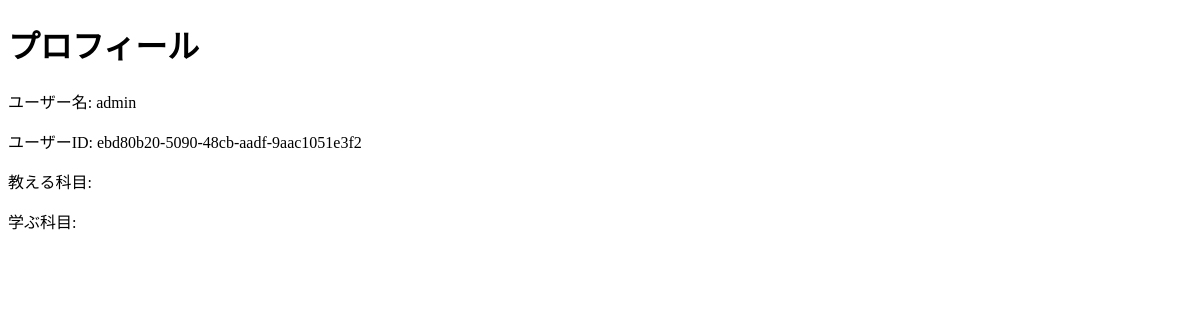
Page /profile/ (signed in) on the earlier database version.
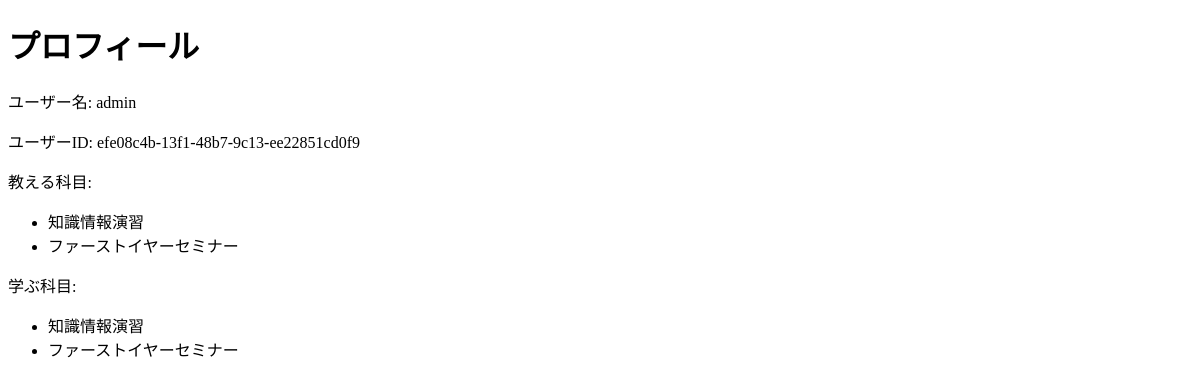
Same page on the later database version.
### myapp/models.py (models this page shows, shortened)
class CustomUser(AbstractUser):
    user_id = models.UUIDField(default=uuid.uuid4, editable=False, unique=True)
    subjects_teach = models.ManyToManyField(Subject, related_name='teachers')
    subjects_learn = models.ManyToManyField(Subject, related_name='learners')

class Subject(models.Model):
    name = models.CharField(max_length=100)
    subject_number = models.CharField(max_length=10)

### myapp/views.py (the view)
# urls.py: path("profile/", views.ProfileView, name="profile"),
def ProfileView(request):
    user = request.user
    return render(request, "myapp/profile.html", {'user': user})

### myapp/templates/myapp/profile.html (shortened to what this page needs)
<!DOCTYPE html>
<html lang="ja">
<head>
</head>
<body>
<h1>プロフィール</h1>
<p>ユーザー名: {{ user.username }}</p>
<p>ユーザーID: {{ user.user_id }}</p>
<p>教える科目:</p>
<ul>
    {% for subject in user.subjects_teach.all %}
    <li>{{ subject.name }}</li>
    {% endfor %}
</ul>
<p>学ぶ科目:</p>
<ul>
    {% for subject in user.subjects_learn.all %}
    <li>{{ subject.name }}</li>
    {% endfor %}
</ul>
</body>
</html>

Differences in the rows shown:
changed CustomUser "admin": user_id "ebd80b20-5090-48cb-aadf-9aac1051e3f2" → "efe08c4b-13f1-48b7-9c13-ee22851cd0f9"
now on this page (row edited): Subject: name "知識情報演習"
now on this page (row edited): Subject: name "ファーストイヤーセミナー"
